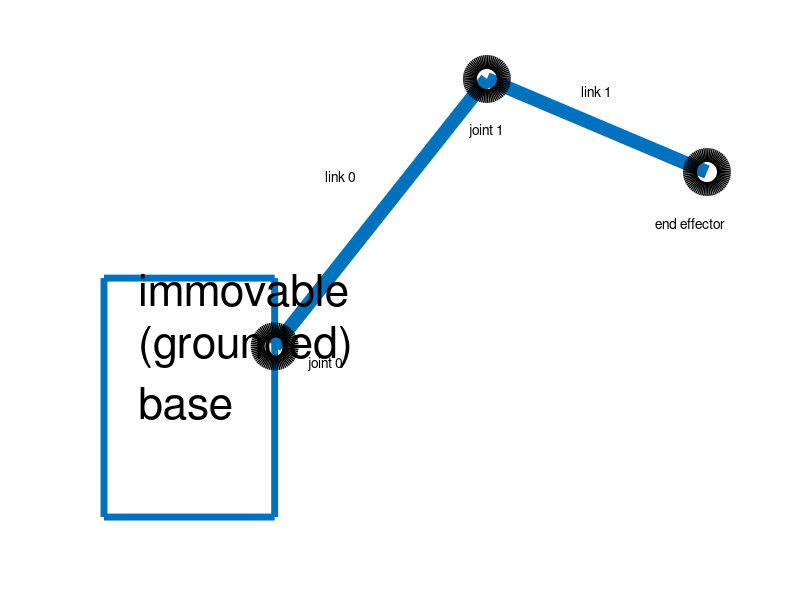

Write MATLAB code to recreate this figure.
close all;
figure;

bulx = -0.5;
buly = 0.2;
blrx = 0;
blry = -0.5;
bw = 5;
line([bulx, blrx], [buly, buly],'linewidth',bw);
line([blrx, blrx], [buly, blry],'linewidth',bw);
line([blrx, bulx], [blry, blry],'linewidth',bw);
line([bulx, bulx], [buly, blry],'linewidth',bw);

js = [0.9, -1.3];

l0 = 1.0;
aw = 10; % arm width
elbow_xy = [l0 * cos(js(1)), l0 * sin(js(1))];
line([0,elbow_xy(1)],[0,elbow_xy(2)],'linewidth',aw);
hold on;
l1 = 0.7;
wrist_xy = [elbow_xy(1) + l1 * cos(js(1)+js(2)),
            elbow_xy(2) + l1 * sin(js(1)+js(2))];
line([elbow_xy(1),wrist_xy(1)],
     [elbow_xy(2),wrist_xy(2)],'linewidth',aw);
drawCircle(0, 0, 0.05, 'linewidth', aw, 'k');
drawCircle(elbow_xy(1), elbow_xy(2), 0.05, 'linewidth', aw, 'k');
drawCircle(wrist_xy(1), wrist_xy(2), 0.05, 'linewidth', aw, 'k');

%fs = 32;
text(bulx+0.1, buly-0.2, "immovable\n(grounded)\nbase",'fontsize',32);
text(0.1, -0.05, "joint 0");
text(0.15,  0.5, "link 0");
text(0.9,   0.75, "link 1");
text(elbow_xy(1)-0.05, elbow_xy(2)-0.15, "joint 1");
text(wrist_xy(1)-0.15, wrist_xy(2)-0.15, "end effector");
axis equal;
axis off;
